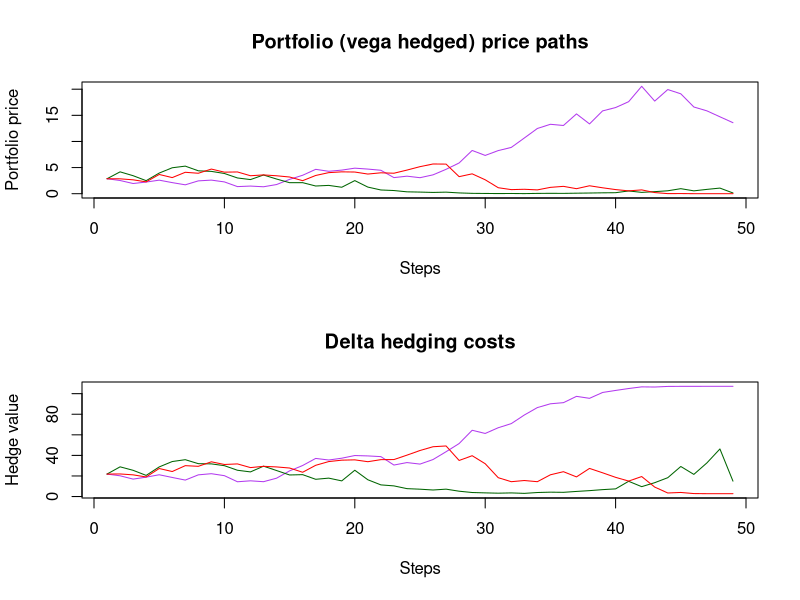
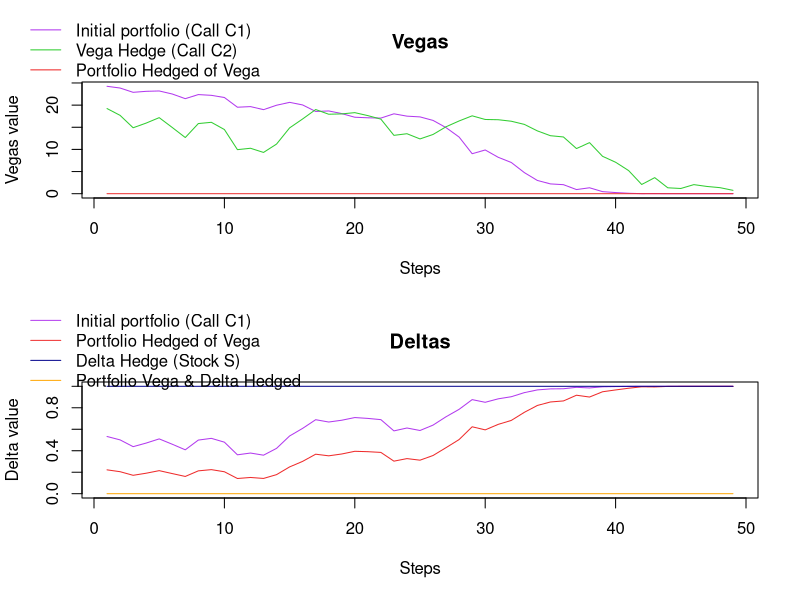

The R script that drew these images, in order:
rm(list = ls(all = TRUE))
graphics.off()

# Declare variables
n   = 50        # periods (steps)
S0  = 98        # initial stock price
sig = 0.2       # volatility
r   = 0.05      # risk-free interest rate
K1  = 100       # exercise price for call 1
K2  = 110       # exercise price for call 2
t0  = 6/52      # current time (1 week = 1/52)
mat = 26/52     # maturity

# Function for price of the call
black_scholes_call = function(S, K, Tau, r, sigma) {
                 y = (log(S/K) + (r - sigma^2/2) * Tau)/(sigma * sqrt(Tau))
                 v = S * pnorm(y + sigma * sqrt(Tau)) - exp(-r * Tau)* K * pnorm(y)
                     return(v)
}

# Function for vega
black_scholes_vega = function(S, K, Tau, r, sigma) {
                 y = (log(S/K) + (r - sigma^2/2) * Tau)/(sigma * sqrt(Tau))
                 v = S * sqrt(Tau)*dnorm(y + sigma * sqrt(Tau))
                     return(v)
}

# Function for delta
black_scholes_delta = function(S, K, Tau, r, sigma) {
              y     = (log(S/K) + (r - sigma^2/2) * Tau)/(sigma * sqrt(Tau))
              v     = pnorm(y + sigma * sqrt(Tau))
                      return(v)
}

# Vega and delta hedging

GeneratePaths_vegadelta = function(S0, sig, maturity, K1, K2, r, n, t0) {
  dt 	= (maturity - t0)/n             # period between steps n 
  t 	= seq(t0, maturity, l = n)      # maturity - t0 divided in n intervals
  tau = maturity - t                  # time to maturity
  
  # Simulate the stock price path
  Wt 	= c(0, sqrt(dt) * cumsum(rnorm(n - 1, 0, 1)))
  S 	= S0 * exp((r - 0.5 * sig^2) * t + sig * Wt)
  
  # Compute vegas and the associated hedging costs
  C1              = black_scholes_call(S, K1, tau, r, sig)
  C2              = black_scholes_call(S, K2, tau, r, sig)
  vega1           = black_scholes_vega(S, K1, tau, r, sig)
  vega2           = black_scholes_vega(S, K2, tau, r, sig)
  
  hedge_costs_vega    = c(-vega1[1]/vega2[1] * C2[1], -(vega1[2:n]/vega2[2:n]) * C2[2:(n)])
  ptf_hedged_vega     = C1 + hedge_costs_vega
  vega3               = vega1 + (hedge_costs_vega/C2) * vega2
  
  #Compute delta of hedged portfolio and hedging costs
  delta0                   = black_scholes_delta(S, K1, tau, r, sig)
  delta                    = black_scholes_delta(S, K1, tau, r, sig) + (hedge_costs_vega/C2) * black_scholes_delta(S, K2, tau, r, sig)
  hedge_qtty_delta         = c(delta[1], delta[2:n] - delta[1:(n - 1)])
  hedge_costs_delta        = c(delta[1] * S[1], (delta[2:n] - delta[1:(n - 1)]) * S[2:n])
  cum_hedge_qtty_delta     = cumsum(hedge_qtty_delta)
  cum_hedge_costs_delta    = cumsum(hedge_costs_delta)
  
  ptf_hedged_total  = C1 + hedge_costs_vega - cum_hedge_costs_delta
  delta_S           = seq(1, 1, l = 50)
  delta_tot         = delta - cum_hedge_qtty_delta
  
  # Result
  result = data.frame(ptf_hedged_vega = ptf_hedged_vega[1:(n-1)], CumCosts = cum_hedge_costs_delta[1:(n-1)],
                      vega1 = vega1[1:(n-1)], vega2 = vega2[1:(n-1)], vega3 = vega3[1:(n-1)], delta0 = delta0[1:(n-1)],
                      delta = delta[1:(n-1)], delta_S = delta_S[1:(n-1)], delta_tot = delta_tot[1:(n-1)])
                      return(result)
}

# Run simulation of the result
sim = cbind(GeneratePaths_vegadelta(S0 = S0, sig = sig, maturity = mat, K1 = K1, K2 = K2, r = r, n = n, 
            t0 = t0), GeneratePaths_vegadelta(S0 = S0, sig = sig, maturity = mat, K1 = K1, K2 = K2, r = r, n = n, 
            t0 = t0), GeneratePaths_vegadelta(S0 = S0, sig = sig, maturity = mat, K1 = K1, K2 = K2, r = r, n = n, 
            t0 = t0))

# Plot the Option prices
split.screen(c(2, 1))
screen(1)
plot(x = 1:nrow(sim), y = sim[, 1], main = "Portfolio (vega hedged) price paths", xlab = "Steps", ylab = "Portfolio price", 
     ylim = c(min(sim[, 1], sim[, 10], sim[, 19]), max(sim[, 1], sim[, 10], sim[, 19])), 
     type = "l", col = "darkorchid2")
lines(x = 1:nrow(sim), y = sim[, 10], col = "darkgreen")
lines(x = 1:nrow(sim), y = sim[, 19], col = "red")

# Plot the Costs of hedge
screen(2)
plot(x = 1:nrow(sim), y = sim[, 2], main = "Delta hedging costs", xlab = "Steps", ylab = "Hedge value", 
     ylim = c(min(sim[, 2], sim[, 11], sim[, 20]), max(sim[, 2], sim[, 11], sim[, 20])), 
     type = "l", col = "darkorchid2")
lines(x = 1:nrow(sim), y = sim[, 11], col = "darkgreen")
lines(x = 1:nrow(sim), y = sim[, 20], col = "red")

# Plot the vegas
dev.new()
split.screen(c(2, 1))
screen(1)
plot(x = 1:nrow(sim), y = sim[, 3], main = "Vegas", xlab = "Steps", ylab = "Vegas value", 
     ylim = c(min(sim[, 3], sim[, 4], sim[, 5]), max(sim[, 3], sim[, 4], sim[, 5])), 
     type = "l", col = "darkorchid2")
lines(x = 1:nrow(sim), y = sim[, 4], col = "limegreen")
lines(x = 1:nrow(sim), y = sim[, 5], col = "firebrick2")
par(xpd=TRUE)
legend(x=-6, y = 41.5, legend=c("Initial portfolio (Call C1)", "Vega Hedge (Call C2)", "Portfolio Hedged of Vega"),
       lty=1, lwd=1, col=c("darkorchid2", "limegreen", "firebrick2"),bty = "n")


# Plot the deltas
screen(2)
plot(x = 1:nrow(sim), y = sim[, 6], main = "Deltas", xlab = "Steps", ylab = "Delta value", 
     ylim = c(min(sim[, 6], sim[, 7], sim[, 8], sim[, 9]), max(sim[, 6], sim[, 7], sim[, 8], sim[, 9])), 
     type = "l", col = "darkorchid2")
lines(x = 1:nrow(sim), y = sim[, 7], col = "firebrick2")
lines(x = 1:nrow(sim), y = sim[, 8], col = "darkblue")
lines(x = 1:nrow(sim), y = sim[, 9], col = "orange")
par(xpd=TRUE)
legend(x=-6, y = 1.8, legend=c("Initial portfolio (Call C1)", "Portfolio Hedged of Vega", "Delta Hedge (Stock S)", "Portfolio Vega & Delta Hedged"),
       lty=1, lwd=1, col=c("darkorchid2", "firebrick2", "darkblue","orange"), bty = "n")

